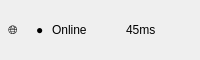
<?xml version="1.0" encoding="UTF-8"?>
<ui version="4.0">
 <class>NetworkStatus</class>
 <widget class="QWidget" name="NetworkStatus">
  <property name="geometry">
   <rect>
    <x>0</x>
    <y>0</y>
    <width>200</width>
    <height>60</height>
   </rect>
  </property>
  <property name="windowTitle">
   <string>Network Status</string>
  </property>
  <layout class="QHBoxLayout" name="mainLayout">
   <property name="spacing">
    <number>8</number>
   </property>
   <property name="leftMargin">
    <number>8</number>
   </property>
   <property name="topMargin">
    <number>8</number>
   </property>
   <property name="rightMargin">
    <number>8</number>
   </property>
   <property name="bottomMargin">
    <number>8</number>
   </property>
   <item>
    <widget class="QLabel" name="connectionIcon">
     <property name="minimumSize">
      <size>
       <width>20</width>
       <height>20</height>
      </size>
     </property>
     <property name="maximumSize">
      <size>
       <width>20</width>
       <height>20</height>
      </size>
     </property>
     <property name="text">
      <string>🌐</string>
     </property>
    </widget>
   </item>
   <item>
    <widget class="QLabel" name="statusDot">
     <property name="minimumSize">
      <size>
       <width>8</width>
       <height>8</height>
      </size>
     </property>
     <property name="maximumSize">
      <size>
       <width>8</width>
       <height>8</height>
      </size>
     </property>
     <property name="text">
      <string>●</string>
     </property>
    </widget>
   </item>
   <item>
    <widget class="QLabel" name="statusLabel">
     <property name="text">
      <string>Online</string>
     </property>
    </widget>
   </item>
   <item>
    <widget class="QLabel" name="latencyLabel">
     <property name="text">
      <string>45ms</string>
     </property>
    </widget>
   </item>
  </layout>
 </widget>
 <resources/>
 <connections/>
</ui>
